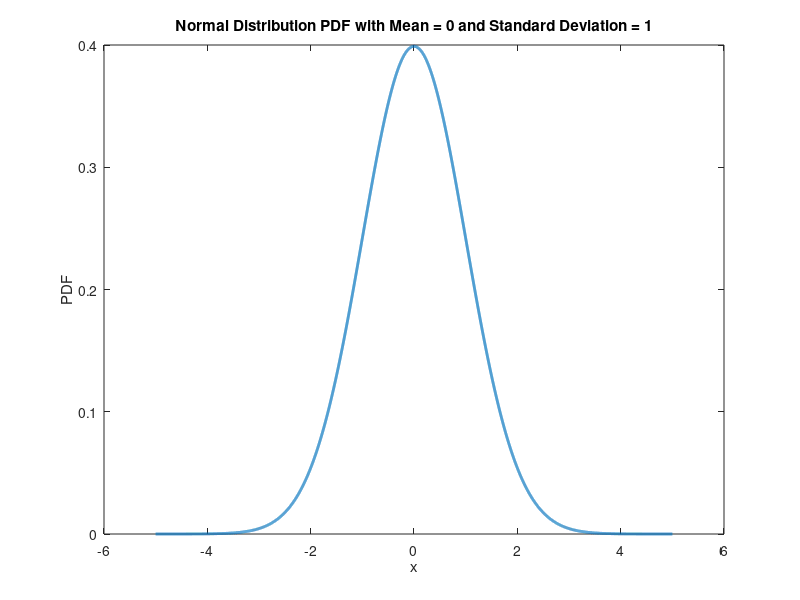

Recreate this plot in MATLAB.
clc; % Clears the command window
close all; % Closes all figure windows

pkg load statistics
x = -5:0.001:5;

figure;

% Plot Normal Distribution PDF with specified mean and standard deviation

y = normpdf(x, 0, 1);
plot(x, y, "linewidth", 2);
xlabel('x');
ylabel('PDF');
title('Normal Distribution PDF with Mean = 0 and Standard Deviation = 1');

